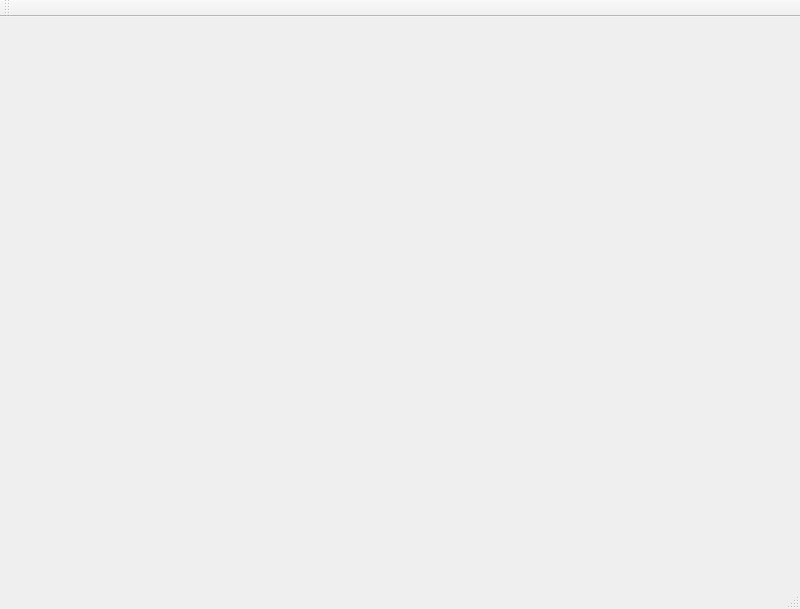
<?xml version="1.0" encoding="UTF-8"?>
<ui version="4.0">
 <class>MainWindow</class>
 <widget class="QMainWindow" name="MainWindow">
  <property name="geometry">
   <rect>
    <x>0</x>
    <y>0</y>
    <width>800</width>
    <height>609</height>
   </rect>
  </property>
  <property name="windowTitle">
   <string>MainWindow</string>
  </property>
  <widget class="QWidget" name="centralWidget">
   <widget class="QWidget" name="chartWidget" native="true">
    <property name="geometry">
     <rect>
      <x>-1</x>
      <y>-1</y>
      <width>801</width>
      <height>561</height>
     </rect>
    </property>
   </widget>
  </widget>
  <widget class="QMenuBar" name="menuBar">
   <property name="geometry">
    <rect>
     <x>0</x>
     <y>0</y>
     <width>800</width>
     <height>21</height>
    </rect>
   </property>
  </widget>
  <widget class="QToolBar" name="mainToolBar">
   <attribute name="toolBarArea">
    <enum>TopToolBarArea</enum>
   </attribute>
   <attribute name="toolBarBreak">
    <bool>false</bool>
   </attribute>
  </widget>
  <widget class="QStatusBar" name="statusBar"/>
 </widget>
 <layoutdefault spacing="6" margin="11"/>
 <resources/>
 <connections/>
</ui>
